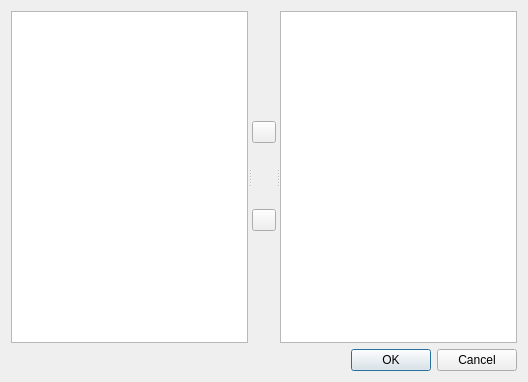
<?xml version="1.0" encoding="UTF-8"?>
<ui version="4.0">
 <class>HiddenListDialog</class>
 <widget class="QDialog" name="HiddenListDialog">
  <property name="geometry">
   <rect>
    <x>0</x>
    <y>0</y>
    <width>528</width>
    <height>382</height>
   </rect>
  </property>
  <property name="windowTitle">
   <string>Список скрытых программ</string>
  </property>
  <layout class="QVBoxLayout" name="verticalLayout_2">
   <item>
    <widget class="QSplitter" name="splitter">
     <property name="orientation">
      <enum>Qt::Horizontal</enum>
     </property>
     <widget class="QTableView" name="t_unhidden">
      <property name="selectionBehavior">
       <enum>QAbstractItemView::SelectRows</enum>
      </property>
      <property name="verticalScrollMode">
       <enum>QAbstractItemView::ScrollPerPixel</enum>
      </property>
      <attribute name="horizontalHeaderStretchLastSection">
       <bool>true</bool>
      </attribute>
      <attribute name="verticalHeaderVisible">
       <bool>false</bool>
      </attribute>
     </widget>
     <widget class="QWidget" name="verticalLayoutWidget">
      <layout class="QVBoxLayout" name="verticalLayout">
       <property name="spacing">
        <number>-1</number>
       </property>
       <property name="sizeConstraint">
        <enum>QLayout::SetMaximumSize</enum>
       </property>
       <item>
        <spacer name="verticalSpacer">
         <property name="orientation">
          <enum>Qt::Vertical</enum>
         </property>
         <property name="sizeType">
          <enum>QSizePolicy::Ignored</enum>
         </property>
         <property name="sizeHint" stdset="0">
          <size>
           <width>20</width>
           <height>50</height>
          </size>
         </property>
        </spacer>
       </item>
       <item>
        <widget class="QPushButton" name="b_hide">
         <property name="sizePolicy">
          <sizepolicy hsizetype="Fixed" vsizetype="Fixed">
           <horstretch>0</horstretch>
           <verstretch>0</verstretch>
          </sizepolicy>
         </property>
         <property name="minimumSize">
          <size>
           <width>24</width>
           <height>0</height>
          </size>
         </property>
         <property name="maximumSize">
          <size>
           <width>24</width>
           <height>16777215</height>
          </size>
         </property>
         <property name="text">
          <string/>
         </property>
         <property name="icon">
          <iconset resource="../res.qrc">
           <normaloff>:/images/buttons/arrow-right.png</normaloff>:/images/buttons/arrow-right.png</iconset>
         </property>
        </widget>
       </item>
       <item>
        <widget class="QPushButton" name="b_unhide">
         <property name="sizePolicy">
          <sizepolicy hsizetype="Fixed" vsizetype="Fixed">
           <horstretch>0</horstretch>
           <verstretch>0</verstretch>
          </sizepolicy>
         </property>
         <property name="minimumSize">
          <size>
           <width>24</width>
           <height>0</height>
          </size>
         </property>
         <property name="maximumSize">
          <size>
           <width>24</width>
           <height>16777215</height>
          </size>
         </property>
         <property name="text">
          <string/>
         </property>
         <property name="icon">
          <iconset resource="../res.qrc">
           <normaloff>:/images/buttons/arrow-left.png</normaloff>:/images/buttons/arrow-left.png</iconset>
         </property>
        </widget>
       </item>
       <item>
        <spacer name="verticalSpacer_2">
         <property name="orientation">
          <enum>Qt::Vertical</enum>
         </property>
         <property name="sizeType">
          <enum>QSizePolicy::Ignored</enum>
         </property>
         <property name="sizeHint" stdset="0">
          <size>
           <width>20</width>
           <height>50</height>
          </size>
         </property>
        </spacer>
       </item>
      </layout>
     </widget>
     <widget class="QTableView" name="t_hidden">
      <property name="selectionBehavior">
       <enum>QAbstractItemView::SelectRows</enum>
      </property>
      <property name="verticalScrollMode">
       <enum>QAbstractItemView::ScrollPerPixel</enum>
      </property>
      <attribute name="horizontalHeaderStretchLastSection">
       <bool>true</bool>
      </attribute>
      <attribute name="verticalHeaderVisible">
       <bool>false</bool>
      </attribute>
     </widget>
    </widget>
   </item>
   <item>
    <widget class="QDialogButtonBox" name="buttonBox">
     <property name="standardButtons">
      <set>QDialogButtonBox::Cancel|QDialogButtonBox::Ok</set>
     </property>
    </widget>
   </item>
  </layout>
 </widget>
 <tabstops>
  <tabstop>t_unhidden</tabstop>
  <tabstop>b_hide</tabstop>
  <tabstop>b_unhide</tabstop>
  <tabstop>t_hidden</tabstop>
  <tabstop>buttonBox</tabstop>
 </tabstops>
 <resources>
  <include location="../res.qrc"/>
 </resources>
 <connections/>
</ui>
